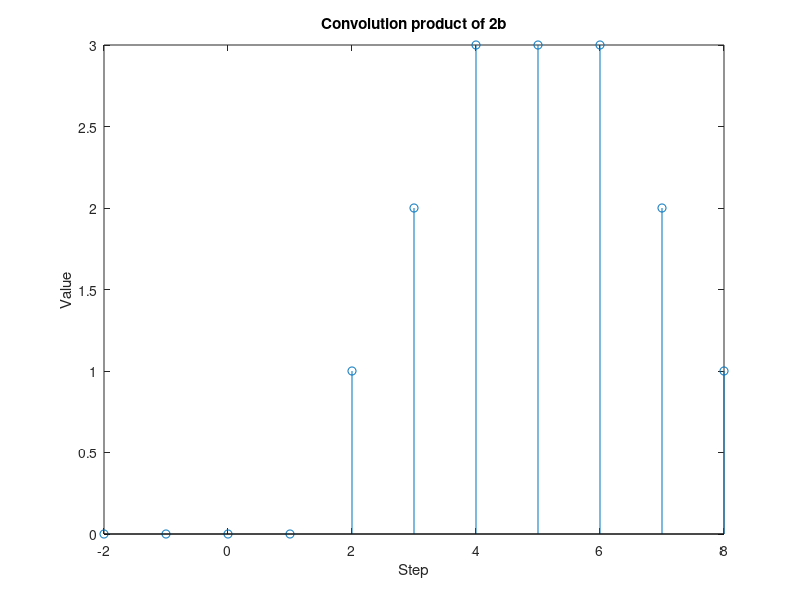

This figure's MATLAB source:
#!/bin/octave
n1 = -2:4
x = n1 >= 0;
n2 = -2:2
a = 1
h = n2 >= 0 .* exp(-a.*n2)
y = conv(x,h)
nmin = min(min(n1),min(n2))
n= nmin:nmin+length(n1)+length(n2)-2
stem(n,y)
title("Convolution product of 2b")
xlabel("Step")
ylabel("Value")
print -dpng "Conv2b.png"
